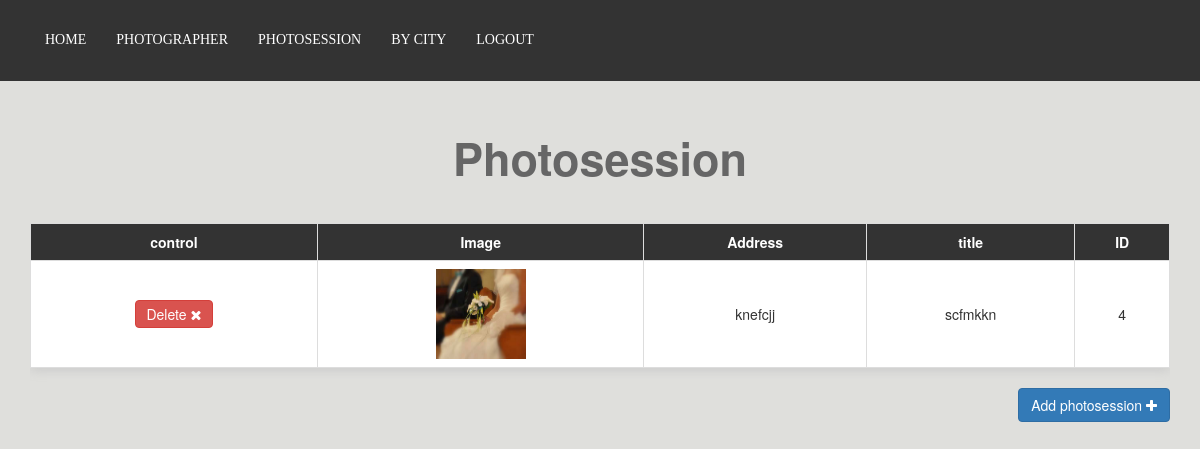
The page /admin/photosession.php on the database its author committed.
### tables this page shows
CREATE TABLE `photo_session` (
  `id` int(11) NOT NULL,
  `title` varchar(255) NOT NULL,
  `address` text NOT NULL,
  `image` varchar(255) NOT NULL,
  `vedio` varchar(255) NOT NULL,
  `about` text NOT NULL
);

### admin/photosession.php (the view, shortened to what this page needs)
<?php
	include 'init.php';
	$sql="SELECT * FROM `photo_session`";
	$result=mysqli_query($connect,$sql);
	$data= array();
	while ($row=mysqli_fetch_assoc($result)) {
		$data[]=$row;
	}
?>
<h1 class="text-center">Photosession</h1>
		<div class="container">
			<div class="table-responsive">
				<table class="main-table text-center table table-bordered">
					<tr>
						<th>ID</th>
						<th>title</th>
						<th>Address</th>
						<th>Image</th>
						<th>control</th>
					</tr>
				<?php foreach ($data as $value) { ?>
						<tr>
						<td><?php echo $value['id']; ?></td>
						<td><?php echo $value['title']; ?></td>
						<td><?php echo $value['address']; ?></td>
						<td><img style="width: 90px;height: 90px" src="..\upload\<?php echo $value['image']; ?>"></td>
 						<td>
							<a href="delete_photosession.php?id=<?php echo $value['id']; ?>" class="btn btn-danger confirm"><i class="fa fa-close"></i>
								Delete</a>
						</td>
					</tr>
					<?php } ?>
				</table>
			</div>
			<a href='add_photosession.php' class="btn btn-primary">
				<i class="fa fa-plus"> </i> Add photosession </a>

### admin/layout/css/backend.css (style rules this page uses)
body { background-color: #dfdfdc; }
h1 { font-size: 45px; margin: 40px 0; font-weight: bold; color: #666; }
.main-table { -webkit-box-shadow:0 3px 10px #ccc; }
.main-table td { background-color: #fff; vertical-align: middle !important; }
.main-table tr th { background-color: #333; color: #fff; text-align: center; }
.main-table .btn { padding: 3px 10px; }
h1 { margin-top: 133px; }

### admin/photosession.php (style rules this page uses)
body { direction: rtl; }

### rows shown on the page
photo_session: id "4", title "scfmkkn", address "knefcjj", image (picture)
